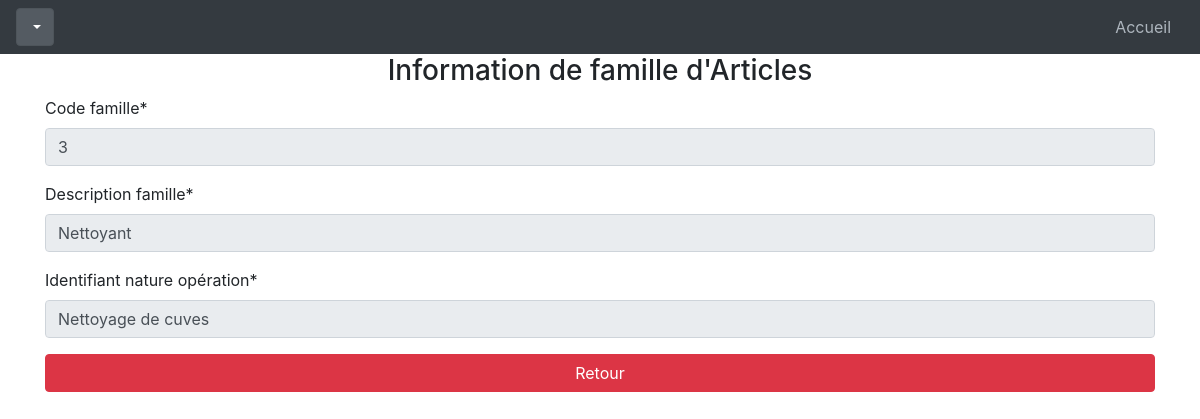
The page /familleArticleinfo/1 on the database its author committed.
### profilAdmin/models.py (models this page shows, shortened)
class FamilleArticle(models.Model):
    idfamille = models.AutoField(primary_key=True)
    codfamille = models.CharField(unique=True, max_length=10)
    nomfamille = models.CharField(max_length=40)
    idnatoperation = models.ForeignKey(Natoperation, on_delete=models.CASCADE, db_column='idnatoperation')
    class Meta:
        managed = True
        db_table = 'FamilleArticle'

### profilAdmin/views.py (the view)
# urls.py: path('familleArticleinfo/<str:pk>', views.familleArticleInfo, name='familleArticleinfo'),
@csrf_exempt
def familleArticleInfo(request, pk):
    familleArticle = get_object_or_404(FamilleArticle, idfamille=pk)
    infofamilleArticle = familleArticleForm(request.POST or None, instance=familleArticle)
    context = {'infofamilleArticle': infofamilleArticle}
    return render(request, folderLocation+'info/familleArticleInfo.html', context)

### profilAdmin/forms.py
class familleArticleForm(forms.ModelForm):
    class Meta:
        model = FamilleArticle
        fields = '__all__'
        labels = {
            'codfamille': "Code famille",
            "nomfamille": "Description famille",
            "idnatoperation": "Identifiant nature opération",
            }

### profilAdmin/models.py (called while the page is built)
    def __str__(self):
        return self.libope

### templates/interfaces/administ/parametreDeBase/info/familleArticleInfo.html (shortened to what this page needs)
{% extends "interfaces/administ/infoTemplate.html" %}
{% load crispy_forms_tags %}
{% block idTitle %}infofamilleArticleID{% endblock idTitle %}
{% block formTitle %}Information de famille d'Articles{% endblock formTitle %}
{% block body %}
    {{ infofamilleArticle|crispy }}
{% endblock body %}
{% block retour %}{% url 'familleArticles' %}{% endblock retour %}

### rows shown on the page
FamilleArticle: codfamille "3", nomfamille "Nettoyant", idnatoperation "Nettoyage de cuves"
